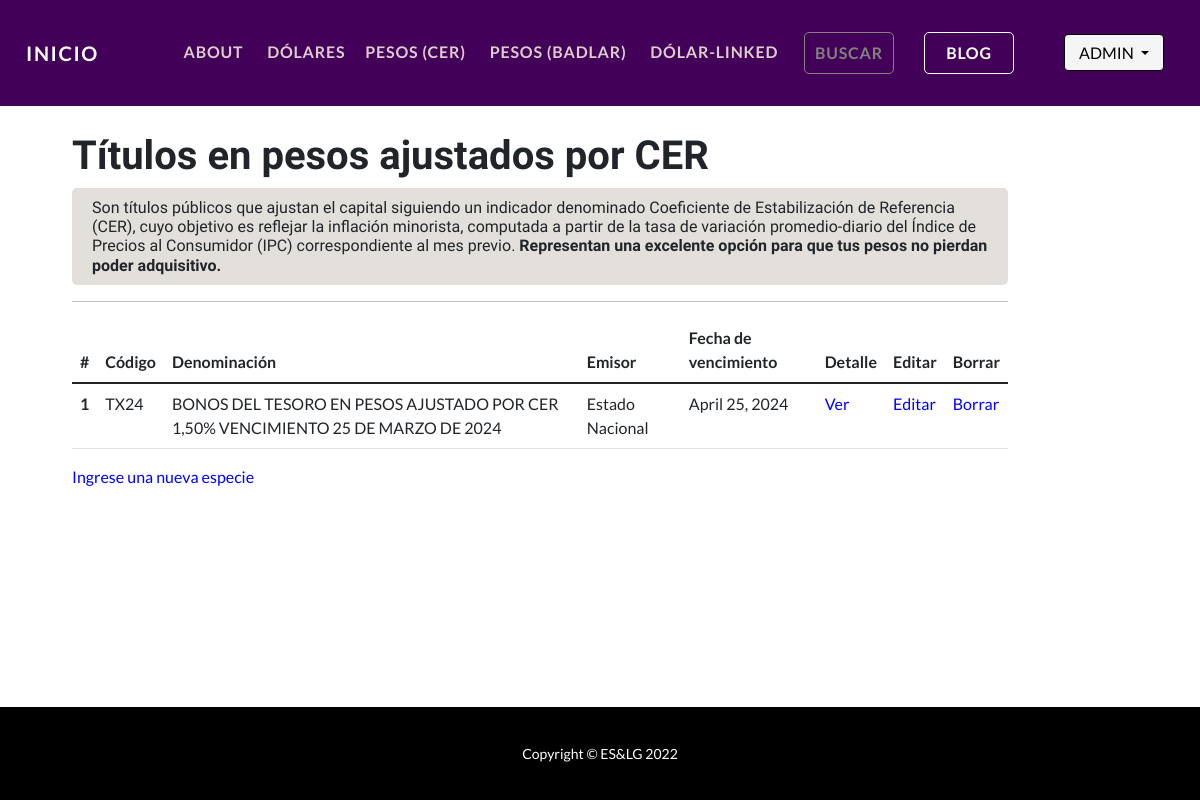
/AppBonos/pesos/ (signed in), run on the app's committed database.
### AppBonos/models.py (models this page shows, shortened)
class Peso(models.Model):
    codigo = models.CharField(max_length=30)
    denominacion = models.CharField(max_length=100)
    emisor = models.CharField(max_length=30)
    fecha_emision = models.DateField(null=True)
    fecha_vencimiento = models.DateField(null=True)
    amortizacion = models.CharField(max_length=500)
    interes = models.CharField(max_length=500)
    ley = models.CharField(max_length=30)

### AppBonos/views.py (the view)
# urls.py: path("pesos/", pesos, name="pesos"),
@login_required
def pesos(request):
    pesos = Peso.objects.all()
    contexto = {"pesos_encontrados": pesos}
    return render(request, "AppBonos/pesos.html", context=contexto)

### AppBonos/templates/AppBonos/pesos.html (shortened to what this page needs)
{% extends "AppBonos/base.html" %}
{% load static %}
{% block contenido %}
<header class="masthead-dolar">
    <div class="container" style="margin:11% 0 5% 5%; width: 80%;">
        <h2 style="font-weight: bold; font-size: 40px;">Títulos en pesos ajustados por CER</h2>
        <div style="background-color:rgb(227, 224, 220); border-radius: 5px; padding: 10px; text-align:start;">
            <h3 style="font-weight: normal; font-size: 16px; padding-left: 10px; margin-bottom: 0;">Son títulos públicos
                que ajustan el capital siguiendo un indicador denominado Coeficiente de Estabilización de
                Referencia (CER), cuyo objetivo es reflejar la inflación minorista, computada a partir
                de la tasa de variación promedio-diario del Índice de Precios al Consumidor (IPC) correspondiente al mes
                previo. <strong>Representan una excelente opción para que tus pesos no pierdan poder
                adquisitivo.</strong></h3>
        </div>
        <hr>
        {% if pesos_encontrados %}
        <table class="table table-hover">
            <thead>
                <tr>
                    <th scope="col">#</th>
                    <th scope="col">Código</th>
                    <th scope="col">Denominación</th>
                    <th scope="col">Emisor</th>
                    <th scope="col">Fecha de vencimiento</th>
                    <th scope="col">Detalle</th>
                    <th scope="col">Editar</th>
                    <th scope="col">Borrar</th>
                </tr>
            </thead>
            <tbody>
                {% for pesos in pesos_encontrados %}
                <tr>
                    <th scope="row">{{forloop.counter}}</th>
                    <td>{{pesos.codigo}}</td>
                    <td>{{pesos.denominacion}}</td>
                    <td>{{pesos.emisor}}</td>
                    <td>{{pesos.fecha_vencimiento}}</td>
                    <td> <a href="{% url 'PesoDetail' pesos.id %}" style="text-decoration: none; color:blue">Ver</a>
                    </td>
                    <td> <a href="{% url 'PesoUpdate' pesos.id %}" style="text-decoration: none; color:blue">Editar</a>
                    </td>
                    <td> <a href="{% url 'PesoDelete' pesos.id %}" style="text-decoration: none; color:blue">Borrar</a>
                    </td>
                </tr>
                {% endfor %}
            </tbody>
        </table>
        {% else %}
        <p>No se encontraron especies cargadas en la base de datos.</p>
        {% endif %}
        <p><a href="{% url 'form_pesos' %}" style="text-decoration: none; color:blue"> Ingrese una nueva especie</a>
        </p>
    </div>
</header>
{% endblock %}

### AppBonos/templates/AppBonos/base.html (shortened to what this page needs)
<!DOCTYPE html>
<html lang="en">
<head>
    {% load static %}
    <link href="{% static 'AppBonos/css/styles.css' %}" rel="stylesheet" />
</head>
<body id="page-top">
    <nav class="navbar navbar-expand-lg navbar-dark navbar-custom fixed-top">
        <div class="container px-5">
            <a class="navbar-brand" href="{% url 'inicio' %}" style="margin-left: -20px;">Inicio</a>
            <div class="collapse navbar-collapse" id="navbarResponsive">
                <ul class="navbar-nav ms-auto">
                    <li class="nav-item"><a class="nav-link" href="{% url 'about' %}"
                            style="color: rgb(220, 204, 204);">About&nbsp&nbsp</a></li>
                    {% if user.is_authenticated %}
                    <li class="nav-item"><a class="nav-link" href="{% url 'dolares' %}"
                            style="color: rgb(220, 204, 204)">Dólares&nbsp</a></li>
                    <li class="nav-item"><a class="nav-link" href="{% url 'pesos' %}"
                            style="color: rgb(220, 204, 204)">Pesos (CER)&nbsp&nbsp</a></li>
                    <li class="nav-item"><a class="nav-link" href="{% url 'pesosbd' %}"
                            style="color: rgb(220, 204, 204)">Pesos (BADLAR)&nbsp&nbsp</a></li>
                    <li class="nav-item"><a class="nav-link" href="{% url 'pesosdl' %}"
                            style="color: rgb(220, 204, 204)">Dólar-Linked&nbsp&nbsp</a></li>
                    <li class="nav-item" style="margin-right: 10px; margin-left: 10px;"><a class="nav-link"
                            href="{% url 'busqueda' %}"
                            style="width: 90px; text-align: center; color: rgb(132, 128, 128); border-style:solid; border-radius: 5px; border-width: 1.5px;">Buscar</a>
                    </li>
                    <li class="nav-item" style="margin-right: 30px; margin-left: 20px;"><a class="nav-link"
                            href="{% url 'blog' %}"
                            style="width: 90px; text-align: center; color: white; background-color: none; border-color: white;border-style:solid; border-radius: 5px; border-width: 1.5px;">Blog</a>
                    </li>
                    <li class="nav-item log1"><a><img class="rounded-circle" src='{{ user.avatar.imagen.url }}'
                                style="max-width: 2em; max-height: 2.5em; margin-right: 10px; margin-top:2px;"></img></a>
                    </li>
                    <li class="nav-item log2">
                        <div class="dropdown" style="width: 100px;">
                            <button class="btn-login btn-primary dropdown-toggle"
                                style="width: 100px; height: 37px; margin-left: 10px; margin-top: -1px;" type="button"
                                data-toggle="dropdown">{{user.username.upper}}
                                </button>
                        </div>
                    </li>
                    {% else %}
                    <li class="nav-item"><a class="nav-link" href="{% url 'login' %}">&nbsp&nbspLog In</a>
                    </li>
                    <li class="nav-item"><a class="nav-link" style="margin-right: 0;"
                            href="{% url 'registro' %}">│&nbsp&nbsp&nbsp&nbsp Sign
                            Up</a></li>
                    {% endif %}
                </ul>
            </div>
        </div>
    </nav>
    {% block contenido %}{% endblock %}
    <footer class="bg-black">
        <div class="container px-5">
            <p class="m-0 text-center text-white small">Copyright &copy; ES&LG 2022</p>
        </div>
    </footer>
</body>
</html>

### data on the page
Peso: codigo "TX24", denominacion "BONOS DEL TESORO EN PESOS AJUSTADO POR CER 1,50% VENCIMIENTO 25 DE MARZO DE 2024", emisor "Estado Nacional", fecha_vencimiento "April 25, 2024"

### other printed values
{{ user.username.upper }} "ADMIN"
